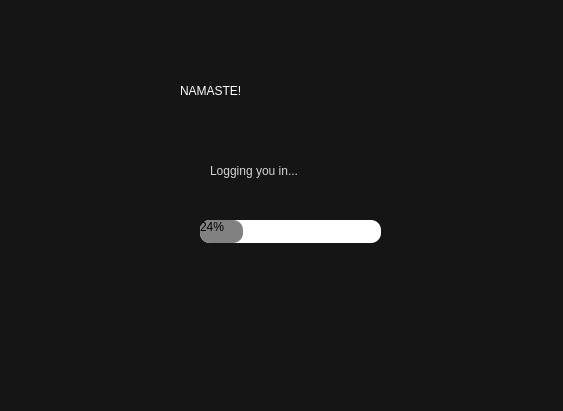
<?xml version="1.0" encoding="UTF-8"?>
<ui version="4.0">
 <class>Form</class>
 <widget class="QWidget" name="Form">
  <property name="geometry">
   <rect>
    <x>0</x>
    <y>0</y>
    <width>563</width>
    <height>411</height>
   </rect>
  </property>
  <property name="windowTitle">
   <string>Form</string>
  </property>
  <property name="layoutDirection">
   <enum>Qt::LeftToRight</enum>
  </property>
  <property name="styleSheet">
   <string notr="true">
background-color: rgb(21, 21, 21);</string>
  </property>
  <widget class="QLabel" name="label">
   <property name="geometry">
    <rect>
     <x>180</x>
     <y>40</y>
     <width>221</width>
     <height>101</height>
    </rect>
   </property>
   <property name="styleSheet">
    <string notr="true">
font: 75 36pt &quot;MS Shell Dlg 2&quot;;
color: rgb(255, 255, 255);
</string>
   </property>
   <property name="text">
    <string>NAMASTE!</string>
   </property>
  </widget>
  <widget class="QLabel" name="label_2">
   <property name="geometry">
    <rect>
     <x>210</x>
     <y>140</y>
     <width>161</width>
     <height>61</height>
    </rect>
   </property>
   <property name="styleSheet">
    <string notr="true">color: rgb(212, 212, 212);
font: 75 16pt &quot;MS Shell Dlg 2&quot;;
</string>
   </property>
   <property name="text">
    <string>Logging you in...</string>
   </property>
  </widget>
  <widget class="QProgressBar" name="progressBar">
   <property name="geometry">
    <rect>
     <x>200</x>
     <y>220</y>
     <width>181</width>
     <height>23</height>
    </rect>
   </property>
   <property name="styleSheet">
    <string notr="true">QProgressBar{
border-radius:10px;
	background-color: rgb(255, 255, 255);
}
QProgressBar::chunk{
border-radius:10px;
	background-color: rgb(129, 129, 129);
}</string>
   </property>
   <property name="value">
    <number>24</number>
   </property>
   <property name="orientation">
    <enum>Qt::Horizontal</enum>
   </property>
  </widget>
 </widget>
 <resources/>
 <connections/>
</ui>
